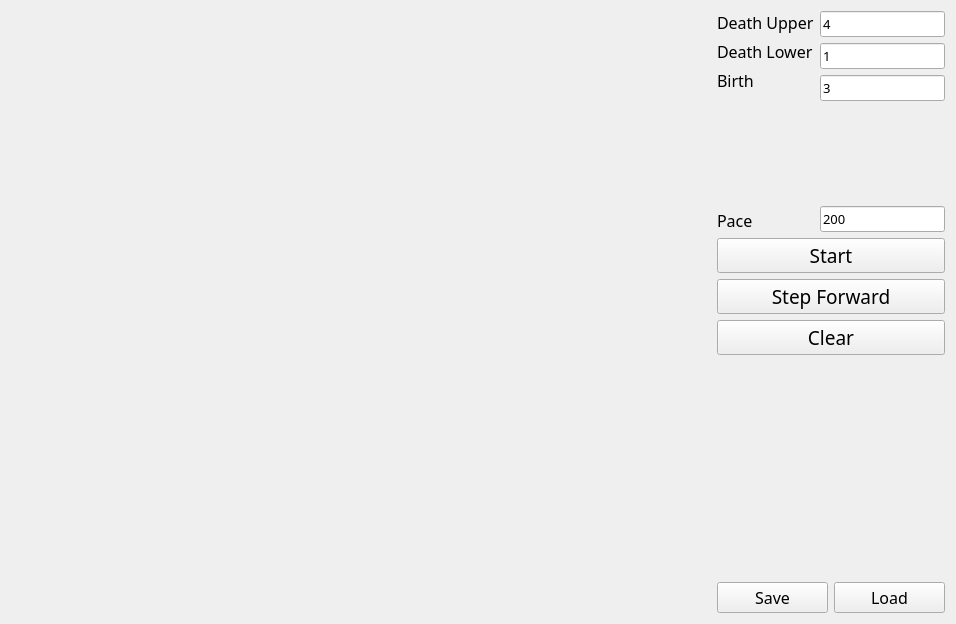
<?xml version="1.0" encoding="UTF-8"?>
<ui version="4.0">
 <class>Widget</class>
 <widget class="QWidget" name="Widget">
  <property name="geometry">
   <rect>
    <x>0</x>
    <y>0</y>
    <width>956</width>
    <height>624</height>
   </rect>
  </property>
  <property name="sizePolicy">
   <sizepolicy hsizetype="Preferred" vsizetype="Preferred">
    <horstretch>0</horstretch>
    <verstretch>0</verstretch>
   </sizepolicy>
  </property>
  <property name="minimumSize">
   <size>
    <width>0</width>
    <height>0</height>
   </size>
  </property>
  <property name="windowTitle">
   <string>Widget</string>
  </property>
  <property name="layoutDirection">
   <enum>Qt::LeftToRight</enum>
  </property>
  <layout class="QHBoxLayout" name="horizontalLayout_2">
   <item>
    <layout class="QHBoxLayout" name="horizontalLayoutMain">
     <property name="sizeConstraint">
      <enum>QLayout::SetDefaultConstraint</enum>
     </property>
     <item>
      <widget class="MyWidget" name="widget" native="true">
       <property name="sizePolicy">
        <sizepolicy hsizetype="Expanding" vsizetype="Expanding">
         <horstretch>0</horstretch>
         <verstretch>0</verstretch>
        </sizepolicy>
       </property>
       <property name="minimumSize">
        <size>
         <width>600</width>
         <height>600</height>
        </size>
       </property>
      </widget>
     </item>
    </layout>
   </item>
   <item>
    <layout class="QVBoxLayout" name="verticalLayout3">
     <item>
      <layout class="QHBoxLayout" name="horizontalLayout1">
       <item>
        <layout class="QVBoxLayout" name="verticalLayout1">
         <item>
          <widget class="QLabel" name="labelDeathUp">
           <property name="sizePolicy">
            <sizepolicy hsizetype="Fixed" vsizetype="Fixed">
             <horstretch>0</horstretch>
             <verstretch>0</verstretch>
            </sizepolicy>
           </property>
           <property name="font">
            <font>
             <family>微软雅黑</family>
             <pointsize>12</pointsize>
             <weight>50</weight>
             <bold>false</bold>
            </font>
           </property>
           <property name="text">
            <string>Death Upper</string>
           </property>
          </widget>
         </item>
         <item>
          <widget class="QLabel" name="labelDeathLow">
           <property name="sizePolicy">
            <sizepolicy hsizetype="Fixed" vsizetype="Fixed">
             <horstretch>0</horstretch>
             <verstretch>0</verstretch>
            </sizepolicy>
           </property>
           <property name="font">
            <font>
             <family>微软雅黑</family>
             <pointsize>12</pointsize>
            </font>
           </property>
           <property name="text">
            <string>Death Lower</string>
           </property>
          </widget>
         </item>
         <item>
          <widget class="QLabel" name="labelBirth">
           <property name="sizePolicy">
            <sizepolicy hsizetype="Fixed" vsizetype="Fixed">
             <horstretch>0</horstretch>
             <verstretch>0</verstretch>
            </sizepolicy>
           </property>
           <property name="font">
            <font>
             <family>微软雅黑</family>
             <pointsize>12</pointsize>
            </font>
           </property>
           <property name="text">
            <string>Birth</string>
           </property>
          </widget>
         </item>
         <item>
          <spacer name="verticalSpacer1">
           <property name="orientation">
            <enum>Qt::Vertical</enum>
           </property>
           <property name="sizeType">
            <enum>QSizePolicy::Expanding</enum>
           </property>
           <property name="sizeHint" stdset="0">
            <size>
             <width>20</width>
             <height>40</height>
            </size>
           </property>
          </spacer>
         </item>
         <item>
          <widget class="QLabel" name="labelSpeed">
           <property name="sizePolicy">
            <sizepolicy hsizetype="Fixed" vsizetype="Fixed">
             <horstretch>0</horstretch>
             <verstretch>0</verstretch>
            </sizepolicy>
           </property>
           <property name="font">
            <font>
             <family>微软雅黑</family>
             <pointsize>12</pointsize>
            </font>
           </property>
           <property name="text">
            <string>Pace</string>
           </property>
          </widget>
         </item>
        </layout>
       </item>
       <item>
        <layout class="QVBoxLayout" name="verticalLayout2">
         <item>
          <widget class="QLineEdit" name="lineEditDeathUp">
           <property name="enabled">
            <bool>true</bool>
           </property>
           <property name="sizePolicy">
            <sizepolicy hsizetype="Fixed" vsizetype="Fixed">
             <horstretch>0</horstretch>
             <verstretch>0</verstretch>
            </sizepolicy>
           </property>
           <property name="font">
            <font>
             <family>微软雅黑</family>
             <pointsize>10</pointsize>
            </font>
           </property>
           <property name="text">
            <string>4</string>
           </property>
          </widget>
         </item>
         <item>
          <widget class="QLineEdit" name="lineEditDeathLow">
           <property name="sizePolicy">
            <sizepolicy hsizetype="Fixed" vsizetype="Fixed">
             <horstretch>0</horstretch>
             <verstretch>0</verstretch>
            </sizepolicy>
           </property>
           <property name="font">
            <font>
             <family>微软雅黑</family>
             <pointsize>10</pointsize>
            </font>
           </property>
           <property name="text">
            <string>1</string>
           </property>
          </widget>
         </item>
         <item>
          <widget class="QLineEdit" name="lineEditBirth">
           <property name="sizePolicy">
            <sizepolicy hsizetype="Fixed" vsizetype="Fixed">
             <horstretch>0</horstretch>
             <verstretch>0</verstretch>
            </sizepolicy>
           </property>
           <property name="font">
            <font>
             <family>微软雅黑</family>
             <pointsize>10</pointsize>
            </font>
           </property>
           <property name="text">
            <string>3</string>
           </property>
          </widget>
         </item>
         <item>
          <spacer name="verticalSpacer2">
           <property name="orientation">
            <enum>Qt::Vertical</enum>
           </property>
           <property name="sizeType">
            <enum>QSizePolicy::Expanding</enum>
           </property>
           <property name="sizeHint" stdset="0">
            <size>
             <width>20</width>
             <height>40</height>
            </size>
           </property>
          </spacer>
         </item>
         <item>
          <widget class="QLineEdit" name="lineEditSpeed">
           <property name="sizePolicy">
            <sizepolicy hsizetype="Fixed" vsizetype="Fixed">
             <horstretch>0</horstretch>
             <verstretch>0</verstretch>
            </sizepolicy>
           </property>
           <property name="font">
            <font>
             <family>微软雅黑</family>
             <pointsize>10</pointsize>
            </font>
           </property>
           <property name="text">
            <string>200</string>
           </property>
          </widget>
         </item>
        </layout>
       </item>
      </layout>
     </item>
     <item>
      <widget class="QPushButton" name="pushButton">
       <property name="sizePolicy">
        <sizepolicy hsizetype="Minimum" vsizetype="Preferred">
         <horstretch>0</horstretch>
         <verstretch>0</verstretch>
        </sizepolicy>
       </property>
       <property name="font">
        <font>
         <family>微软雅黑</family>
         <pointsize>14</pointsize>
        </font>
       </property>
       <property name="text">
        <string>Start</string>
       </property>
      </widget>
     </item>
     <item>
      <widget class="QPushButton" name="pushButtonStep">
       <property name="font">
        <font>
         <family>微软雅黑</family>
         <pointsize>14</pointsize>
        </font>
       </property>
       <property name="text">
        <string>Step Forward</string>
       </property>
      </widget>
     </item>
     <item>
      <widget class="QPushButton" name="pushButtonClear">
       <property name="sizePolicy">
        <sizepolicy hsizetype="Minimum" vsizetype="Preferred">
         <horstretch>0</horstretch>
         <verstretch>0</verstretch>
        </sizepolicy>
       </property>
       <property name="font">
        <font>
         <family>微软雅黑</family>
         <pointsize>14</pointsize>
        </font>
       </property>
       <property name="text">
        <string>Clear</string>
       </property>
      </widget>
     </item>
     <item>
      <spacer name="verticalSpacer3">
       <property name="orientation">
        <enum>Qt::Vertical</enum>
       </property>
       <property name="sizeType">
        <enum>QSizePolicy::Expanding</enum>
       </property>
       <property name="sizeHint" stdset="0">
        <size>
         <width>20</width>
         <height>40</height>
        </size>
       </property>
      </spacer>
     </item>
     <item>
      <layout class="QHBoxLayout" name="horizontalLayout">
       <item>
        <widget class="QPushButton" name="pushButtonSave">
         <property name="font">
          <font>
           <family>微软雅黑</family>
           <pointsize>12</pointsize>
          </font>
         </property>
         <property name="text">
          <string>Save</string>
         </property>
        </widget>
       </item>
       <item>
        <widget class="QPushButton" name="pushButtonLoad">
         <property name="font">
          <font>
           <family>微软雅黑</family>
           <pointsize>12</pointsize>
          </font>
         </property>
         <property name="text">
          <string>Load</string>
         </property>
        </widget>
       </item>
      </layout>
     </item>
    </layout>
   </item>
  </layout>
 </widget>
 <layoutdefault spacing="6" margin="11"/>
 <customwidgets>
  <customwidget>
   <class>MyWidget</class>
   <extends>QWidget</extends>
   <header>widget.h</header>
   <container>1</container>
  </customwidget>
 </customwidgets>
 <resources/>
 <connections/>
</ui>
